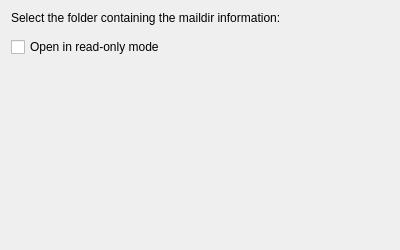
<?xml version="1.0" encoding="UTF-8"?>
<ui version="4.0">
 <author>Till Adam &lt;adam@kde.org&gt;</author>
 <class>ConfigDialog</class>
 <widget class="QWidget" name="ConfigDialog">
  <property name="geometry">
   <rect>
    <x>0</x>
    <y>0</y>
    <width>400</width>
    <height>250</height>
   </rect>
  </property>
  <property name="windowTitle">
   <string>Mail Directory Settings</string>
  </property>
  <layout class="QVBoxLayout" name="verticalLayout">
   <item>
    <widget class="QLabel" name="label">
     <property name="text">
      <string>Select the folder containing the maildir information:</string>
     </property>
    </widget>
   </item>
   <item>
    <widget class="KUrlRequester" name="kcfg_Path"/>
   </item>
   <item>
    <widget class="QCheckBox" name="kcfg_ReadOnly">
     <property name="text">
      <string>Open in read-only mode</string>
     </property>
    </widget>
   </item>
   <item>
    <widget class="QLabel" name="statusLabel">
     <property name="text">
      <string/>
     </property>
    </widget>
   </item>
   <item>
    <spacer name="verticalSpacer">
     <property name="orientation">
      <enum>Qt::Vertical</enum>
     </property>
     <property name="sizeHint" stdset="0">
      <size>
       <width>20</width>
       <height>13</height>
      </size>
     </property>
    </spacer>
   </item>
  </layout>
 </widget>
 <customwidgets>
  <customwidget>
   <class>KUrlRequester</class>
   <extends>QFrame</extends>
   <header>kurlrequester.h</header>
  </customwidget>
 </customwidgets>
 <resources/>
 <connections/>
</ui>
